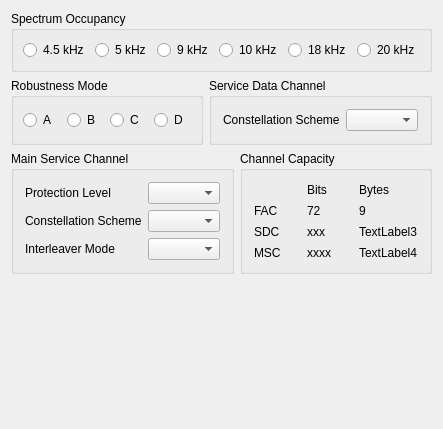
      <widget class="QWidget" name="Channel" >
       <attribute name="title" >
        <string>Channel Parameters</string>
       </attribute>
       <layout class="QGridLayout" name="gridLayout_2" >
        <item row="0" column="0" >
         <widget class="QGroupBox" name="groupBoxSpectrumOccupancy" >
          <property name="whatsThis" >
           <string>&lt;!DOCTYPE HTML PUBLIC "-//W3C//DTD HTML 4.0//EN" "http://www.w3.org/TR/REC-html40/strict.dtd">
&lt;html>&lt;head>&lt;meta name="qrichtext" content="1" />&lt;style type="text/css">
p, li { white-space: pre-wrap; }
&lt;/style>&lt;/head>&lt;body style=" font-family:'MS Shell Dlg 2'; font-size:8.25pt; font-weight:400; font-style:normal;">
&lt;p style=" margin-top:0px; margin-bottom:0px; margin-left:0px; margin-right:0px; -qt-block-indent:0; text-indent:0px;">&lt;span style=" font-weight:600;">Spectrum Occupancy:&lt;/span> The spectrum occupancy is the gross bandwidth of the generated DRM signal. Not all DRM robustness mode / bandwidth constellations are possible, e.g., DRM robustness mode D and C are only defined for the bandwidths 10 kHz and 20 kHz. &lt;/p>&lt;/body>&lt;/html></string>
          </property>
          <property name="title" >
           <string>Spectrum Occupancy</string>
          </property>
          <layout class="QHBoxLayout" name="horizontalLayout_4" >
           <item>
            <widget class="QRadioButton" name="RadioButtonBandwidth45" >
             <property name="text" >
              <string>4.5 kHz</string>
             </property>
             <property name="buttonGroupId" stdset="0" >
              <number>0</number>
             </property>
            </widget>
           </item>
           <item>
            <widget class="QRadioButton" name="RadioButtonBandwidth5" >
             <property name="text" >
              <string>5 kHz</string>
             </property>
             <property name="buttonGroupId" stdset="0" >
              <number>1</number>
             </property>
            </widget>
           </item>
           <item>
            <widget class="QRadioButton" name="RadioButtonBandwidth9" >
             <property name="text" >
              <string>9 kHz</string>
             </property>
             <property name="buttonGroupId" stdset="0" >
              <number>2</number>
             </property>
            </widget>
           </item>
           <item>
            <widget class="QRadioButton" name="RadioButtonBandwidth10" >
             <property name="text" >
              <string>10 kHz</string>
             </property>
             <property name="buttonGroupId" stdset="0" >
              <number>3</number>
             </property>
            </widget>
           </item>
           <item>
            <widget class="QRadioButton" name="RadioButtonBandwidth18" >
             <property name="text" >
              <string>18 kHz</string>
             </property>
             <property name="buttonGroupId" stdset="0" >
              <number>4</number>
             </property>
            </widget>
           </item>
           <item>
            <widget class="QRadioButton" name="RadioButtonBandwidth20" >
             <property name="text" >
              <string>20 kHz</string>
             </property>
             <property name="buttonGroupId" stdset="0" >
              <number>5</number>
             </property>
            </widget>
           </item>
          </layout>
         </widget>
        </item>
        <item row="1" column="0" >
         <layout class="QHBoxLayout" name="horizontalLayout_6" >
          <item>
           <widget class="QGroupBox" name="groupBoxRobustness" >
            <property name="whatsThis" >
             <string>&lt;b>DRM Robustness Mode:&lt;/b> In a DRM system, 
four possible robustness modes are defined to adapt the system to 
different channel conditions. According to the DRM standard:
&lt;ul>&lt;li>&lt;i>Mode A:&lt;/i> Gaussian channels, with 
minor fading&lt;/li>&lt;li>&lt;i>Mode B:&lt;/i> Time 
and frequency selective channels, with longer delay spread
&lt;/li>&lt;li>&lt;i>Mode C:&lt;/i> As robustness mode B, 
but with higher Doppler spread&lt;/li>&lt;li>&lt;i>Mode D:
&lt;/i> As robustness mode B, but with severe delay and 
Doppler spread&lt;/li>&lt;/ul>
</string>
            </property>
            <property name="title" >
             <string>Robustness Mode</string>
            </property>
            <layout class="QHBoxLayout" name="horizontalLayout_3" >
             <item>
              <widget class="QRadioButton" name="RadioButtonRMA" >
               <property name="text" >
                <string>A</string>
               </property>
               <property name="buttonGroupId" stdset="0" >
                <number>0</number>
               </property>
              </widget>
             </item>
             <item>
              <widget class="QRadioButton" name="RadioButtonRMB" >
               <property name="text" >
                <string>B</string>
               </property>
               <property name="buttonGroupId" stdset="0" >
                <number>1</number>
               </property>
              </widget>
             </item>
             <item>
              <widget class="QRadioButton" name="RadioButtonRMC" >
               <property name="text" >
                <string>C</string>
               </property>
               <property name="buttonGroupId" stdset="0" >
                <number>2</number>
               </property>
              </widget>
             </item>
             <item>
              <widget class="QRadioButton" name="RadioButtonRMD" >
               <property name="text" >
                <string>D</string>
               </property>
               <property name="buttonGroupId" stdset="0" >
                <number>3</number>
               </property>
              </widget>
             </item>
            </layout>
           </widget>
          </item>
          <item>
           <widget class="QGroupBox" name="GroupBoxSDC" >
            <property name="title" >
             <string>Service Data Channel</string>
            </property>
            <layout class="QHBoxLayout" name="_7" >
             <property name="spacing" >
              <number>6</number>
             </property>
             <property name="margin" >
              <number>11</number>
             </property>
             <item>
              <widget class="QLabel" name="TextLabelSDCConst" >
               <property name="text" >
                <string>Constellation Scheme</string>
               </property>
               <property name="wordWrap" >
                <bool>false</bool>
               </property>
              </widget>
             </item>
             <item>
              <widget class="QComboBox" name="ComboBoxSDCConstellation" />
             </item>
            </layout>
           </widget>
          </item>
         </layout>
        </item>
        <item row="2" column="0" >
         <layout class="QHBoxLayout" name="horizontalLayout_5" >
          <item>
           <widget class="QGroupBox" name="GroupBoxMSC" >
            <property name="title" >
             <string>Main Service Channel</string>
            </property>
            <layout class="QGridLayout" name="_9" >
             <property name="margin" >
              <number>11</number>
             </property>
             <property name="spacing" >
              <number>6</number>
             </property>
             <item row="0" column="1" >
              <widget class="QComboBox" name="ComboBoxMSCProtLev" />
             </item>
             <item row="2" column="0" >
              <widget class="QLabel" name="TextLabelInterleaver" >
               <property name="text" >
                <string>Interleaver Mode</string>
               </property>
               <property name="wordWrap" >
                <bool>false</bool>
               </property>
              </widget>
             </item>
             <item row="0" column="0" >
              <widget class="QLabel" name="TextLabelProtLev" >
               <property name="text" >
                <string>Protection Level</string>
               </property>
               <property name="wordWrap" >
                <bool>false</bool>
               </property>
              </widget>
             </item>
             <item row="1" column="0" >
              <widget class="QLabel" name="TextLabelMSCConst" >
               <property name="text" >
                <string>Constellation Scheme</string>
               </property>
               <property name="wordWrap" >
                <bool>false</bool>
               </property>
              </widget>
             </item>
             <item row="1" column="1" >
              <widget class="QComboBox" name="ComboBoxMSCConstellation" />
             </item>
             <item row="2" column="1" >
              <widget class="QComboBox" name="ComboBoxMSCInterleaver" >
               <property name="whatsThis" >
                <string>&lt;b>MSC interleaver mode:&lt;/b> The symbol interleaver depth can be either short (approx. 400 ms) or long (approx. 2 s). The longer the interleaver the better the channel decoder can correct errors from slow fading signals. But the longer the interleaver length the longer the delay until (after a re-synchronization) audio can be heard.
</string>
               </property>
              </widget>
             </item>
            </layout>
           </widget>
          </item>
          <item>
           <widget class="QGroupBox" name="GroupBoxChannelCapacity" >
            <property name="title" >
             <string>Channel Capacity</string>
            </property>
            <layout class="QGridLayout" name="_10" >
             <property name="margin" >
              <number>11</number>
             </property>
             <property name="spacing" >
              <number>6</number>
             </property>
             <item row="0" column="2" >
              <widget class="QLabel" name="TextLabel2_2" >
               <property name="text" >
                <string>Bytes</string>
               </property>
               <property name="wordWrap" >
                <bool>false</bool>
               </property>
              </widget>
             </item>
             <item row="0" column="1" >
              <widget class="QLabel" name="TextLabel1" >
               <property name="text" >
                <string>Bits</string>
               </property>
               <property name="wordWrap" >
                <bool>false</bool>
               </property>
              </widget>
             </item>
             <item row="1" column="0" >
              <widget class="QLabel" name="TextLabel3" >
               <property name="text" >
                <string>FAC</string>
               </property>
               <property name="wordWrap" >
                <bool>false</bool>
               </property>
              </widget>
             </item>
             <item row="1" column="2" >
              <widget class="QLabel" name="TextLabelFACCapBytes" >
               <property name="text" >
                <string>9</string>
               </property>
               <property name="wordWrap" >
                <bool>false</bool>
               </property>
              </widget>
             </item>
             <item row="1" column="1" >
              <widget class="QLabel" name="TextLabelFACCapBits" >
               <property name="text" >
                <string>72</string>
               </property>
               <property name="wordWrap" >
                <bool>false</bool>
               </property>
              </widget>
             </item>
             <item row="2" column="0" >
              <widget class="QLabel" name="TextLabel4" >
               <property name="text" >
                <string>SDC</string>
               </property>
               <property name="wordWrap" >
                <bool>false</bool>
               </property>
              </widget>
             </item>
             <item row="2" column="1" >
              <widget class="QLabel" name="TextLabelSDCCapBits" >
               <property name="text" >
                <string>xxx</string>
               </property>
               <property name="wordWrap" >
                <bool>false</bool>
               </property>
              </widget>
             </item>
             <item row="2" column="2" >
              <widget class="QLabel" name="TextLabelSDCCapBytes" >
               <property name="text" >
                <string>TextLabel3</string>
               </property>
               <property name="wordWrap" >
                <bool>false</bool>
               </property>
              </widget>
             </item>
             <item row="3" column="0" >
              <widget class="QLabel" name="TextLabelMSCCapLab" >
               <property name="text" >
                <string>MSC</string>
               </property>
               <property name="wordWrap" >
                <bool>false</bool>
               </property>
              </widget>
             </item>
             <item row="3" column="1" >
              <widget class="QLabel" name="TextLabelMSCCapBits" >
               <property name="text" >
                <string>xxxx</string>
               </property>
               <property name="wordWrap" >
                <bool>false</bool>
               </property>
              </widget>
             </item>
             <item row="3" column="2" >
              <widget class="QLabel" name="TextLabelMSCCapBytes" >
               <property name="text" >
                <string>TextLabel4</string>
               </property>
               <property name="wordWrap" >
                <bool>false</bool>
               </property>
              </widget>
             </item>
            </layout>
           </widget>
          </item>
         </layout>
        </item>
        <item row="3" column="0" >
         <spacer name="Spacer7" >
          <property name="orientation" >
           <enum>Qt::Vertical</enum>
          </property>
          <property name="sizeType" >
           <enum>QSizePolicy::Expanding</enum>
          </property>
          <property name="sizeHint" stdset="0" >
           <size>
            <width>195</width>
            <height>144</height>
           </size>
          </property>
         </spacer>
        </item>
       </layout>
      </widget>
